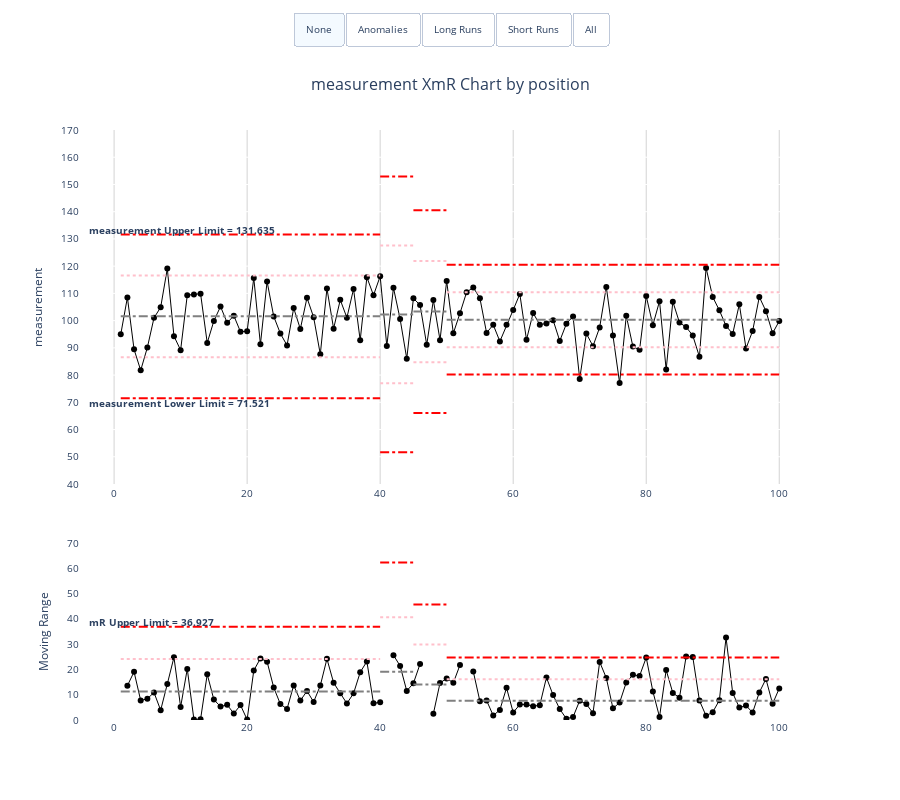

Notebook cell for this chart:
### Code cell
# Numeric example
numeric_data = pd.DataFrame({
    'position': range(1, 101),
    'measurement': np.random.normal(100, 10, 100)
})

xmr_numeric = xmr.XmR(
    data=numeric_data,
    x_ser_name='position',
    y_ser_name='measurement',
    x_type='numeric',
    chart_height=800,
    period_breaks=[40, 45, 50],
    period_end=70
)

xmr_numeric.xmr_chart

### Figure 1 — Plotly figure (JSON) as saved in the notebook; plotly's stock layout.template omitted (floating-point values rounded to 4 significant figures; data arrays with more than 128 entries replaced by an {"elided": "..."} marker saying what was removed)
{"data": [{"customdata": {"elided": "100x5 float values"}, "hovertemplate": "<b>Position:</b> %{x}<br><b>Value:</b> %{y:,.2f}<br><b>Mean:</b> %{customdata[0]:,.2f}<br><b>Is Anomaly:</b> %{customdata[2]}<br><b>Is Short Run:</b> %{customdata[3]}<br><b>Is Long Run:</b> %{customdata[4]}<br><extra></extra>", "line": {"color": "black", "width": 1}, "marker": {"color": "black", "size": 6}, "mode": "lines+markers", "name": "measurement", "type": "scatter", "x": [1, 2, 3, 4, 5, 6, 7, 8, 9, 10, 11, 12, 13, 14, 15, 16, 17, 18, 19, 20, 21, 22, 23, 24, 25, 26, 27, 28, 29, 30, 31, 32, 33, 34, 35, 36, 37, 38, 39, 40, 41, 42, 43, 44, 45, 46, 47, 48, 49, 50, 51, 52, 53, 54, 55, 56, 57, 58, 59, 60, 61, 62, 63, 64, 65, 66, 67, 68, 69, 70, 71, 72, 73, 74, 75, 76, 77, 78, 79, 80, 81, 82, 83, 84, 85, 86, 87, 88, 89, 90, 91, 92, 93, 94, 95, 96, 97, 98, 99, 100], "xaxis": "x", "y": [94.95, 108.5, 89.45, 81.74, 90.14, 101.0, 104.9, 119.1, 94.3, 89.16, 109.3, 109.6, 109.9, 91.82, 99.88, 105.2, 99.2, 101.8, 95.91, 96.07, 115.6, 91.3, 114.4, 101.5, 95.26, 90.9, 104.6, 96.92, 108.4, 101.2, 87.63, 111.8, 97.05, 107.6, 101.1, 111.6, 92.75, 115.9, 109.3, 116.3, 90.65, 112.0, 100.6, 86.01, 108.2, 105.7, 91.09, 107.5, 92.82, 114.5, 95.35, 102.7, 110.4, 112.2, 108.2, 95.48, 98.47, 92.37, 98.49, 103.9, 109.8, 92.97, 102.8, 98.49, 98.98, 100.2, 92.55, 98.83, 101.5, 78.59, 95.23, 90.63, 97.51, 112.4, 94.49, 77.07, 101.8, 90.46, 89.26, 109.0, 98.33, 107.1, 82.01, 107.0, 99.28, 97.64, 94.53, 86.72, 119.4, 108.7, 103.8, 98.06, 95.13, 106.0, 89.8, 96.19, 108.7, 103.5, 95.38, 99.85], "yaxis": "y"}, {"customdata": {"elided": "100x5 float values"}, "hovertemplate": "<b>Position:</b> %{x}<br><b>Range:</b> %{y:,.2f}<br><b>Mean:</b> %{customdata[0]:,.2f}<br><b>Is Anomaly:</b> %{customdata[2]}<br><b>Is Short Run:</b> %{customdata[3]}<br><b>Is Long Run:</b> %{customdata[4]}<br><extra></extra>", "line": {"color": "black", "width": 1}, "marker": {"color": "black", "size": 6}, "mode": "lines+markers", "name": "Moving Range", "type": "scatter", "x": [1, 2, 3, 4, 5, 6, 7, 8, 9, 10, 11, 12, 13, 14, 15, 16, 17, 18, 19, 20, 21, 22, 23, 24, 25, 26, 27, 28, 29, 30, 31, 32, 33, 34, 35, 36, 37, 38, 39, 40, 41, 42, 43, 44, 45, 46, 47, 48, 49, 50, 51, 52, 53, 54, 55, 56, 57, 58, 59, 60, 61, 62, 63, 64, 65, 66, 67, 68, 69, 70, 71, 72, 73, 74, 75, 76, 77, 78, 79, 80, 81, 82, 83, 84, 85, 86, 87, 88, 89, 90, 91, 92, 93, 94, 95, 96, 97, 98, 99, 100], "xaxis": "x2", "y": [NaN, 13.56, 19.06, 7.715, 8.402, 10.88, 3.867, 14.23, 24.82, 5.137, 20.19, 0.2435, 0.2933, 18.07, 8.063, 5.305, 5.989, 2.597, 5.887, 0.1587, 19.57, 24.34, 23.07, 12.83, 6.28, 4.357, 13.69, 7.667, 11.46, 7.152, 13.6, 24.18, 14.75, 10.57, 6.549, 10.53, 18.85, 23.17, 6.623, 6.986, NaN, 25.64, 21.39, 11.49, 14.54, 22.16, NaN, 2.455, 14.63, 16.44, 14.71, 21.72, NaN, 19.2, 7.38, 7.709, 1.765, 4.0, 12.72, 2.989, 6.098, 6.122, 5.427, 5.854, 16.81, 9.839, 4.313, 0.4869, 1.198, 7.631, 6.285, 2.715, 22.96, 16.64, 4.603, 6.878, 14.86, 17.88, 17.42, 24.71, 11.32, 1.2, 19.76, 10.69, 8.815, 25.14, 24.96, 7.687, 1.644, 3.106, 7.813, 32.63, 10.68, 4.9, 5.71, 2.937, 10.9, 16.23, 6.397, 12.51], "yaxis": "y2"}, {"marker": {"color": "red", "size": 8, "symbol": "cross"}, "mode": "markers", "texttemplate": "%{y}", "type": "scatter", "visible": false, "x": [70, 76], "xaxis": "x", "y": [78.59, 77.07], "yaxis": "y"}, {"marker": {"color": "red", "size": 8, "symbol": "cross"}, "mode": "markers", "type": "scatter", "visible": false, "x": [86, 87, 92], "xaxis": "x2", "y": [25.14, 24.96, 32.63], "yaxis": "y2"}], "layout": {"annotations": [{"font": {"size": 16}, "showarrow": false, "text": "measurement XmR Chart by position", "x": 0.5, "xanchor": "center", "xref": "paper", "y": 1.1, "yanchor": "top", "yref": "paper"}, {"font": {"size": 10}, "showarrow": false, "text": "<b>mR Upper Limit = 36.927</b>", "x": 0.01, "xanchor": "left", "xref": "paper", "y": 38.77, "yanchor": "auto", "yref": "y2"}, {"font": {"size": 10}, "showarrow": false, "text": "<b>measurement Upper Limit = 131.635</b>", "x": 0.01, "xanchor": "left", "xref": "paper", "y": 133.4, "yanchor": "auto", "yref": "y"}, {"font": {"size": 10}, "showarrow": false, "text": "<b>measurement Lower Limit = 71.521</b>", "x": 0.01, "xanchor": "left", "xref": "paper", "y": 69.72, "yanchor": "auto", "yref": "y"}], "font": {"size": 10}, "height": 800, "hovermode": "x", "plot_bgcolor": "white", "shapes": [{"line": {"color": "gray", "dash": "dashdot"}, "type": "line", "x0": 1, "x1": 40, "xref": "x", "y0": 101.6, "y1": 101.6, "yref": "y"}, {"line": {"color": "red", "dash": "dashdot"}, "type": "line", "x0": 1, "x1": 40, "xref": "x", "y0": 131.6, "y1": 131.6, "yref": "y"}, {"line": {"color": "red", "dash": "dashdot"}, "type": "line", "x0": 1, "x1": 40, "xref": "x", "y0": 71.52, "y1": 71.52, "yref": "y"}, {"line": {"color": "pink", "dash": "dot"}, "type": "line", "x0": 1, "x1": 40, "xref": "x", "y0": 116.6, "y1": 116.6, "yref": "y"}, {"line": {"color": "pink", "dash": "dot"}, "type": "line", "x0": 1, "x1": 40, "xref": "x", "y0": 86.55, "y1": 86.55, "yref": "y"}, {"line": {"color": "gray", "dash": "dashdot"}, "type": "line", "x0": 1, "x1": 40, "xref": "x", "y0": 11.3, "y1": 11.3, "yref": "y2"}, {"line": {"color": "red", "dash": "dashdot"}, "type": "line", "x0": 1, "x1": 40, "xref": "x", "y0": 36.93, "y1": 36.93, "yref": "y2"}, {"line": {"color": "pink", "dash": "dot"}, "type": "line", "x0": 1, "x1": 40, "xref": "x", "y0": 24.11, "y1": 24.11, "yref": "y2"}, {"line": {"color": "gray", "dash": "dashdot"}, "type": "line", "x0": 40, "x1": 45, "xref": "x", "y0": 102.3, "y1": 102.3, "yref": "y"}, {"line": {"color": "red", "dash": "dashdot"}, "type": "line", "x0": 40, "x1": 45, "xref": "x", "y0": 153.0, "y1": 153.0, "yref": "y"}, {"line": {"color": "red", "dash": "dashdot"}, "type": "line", "x0": 40, "x1": 45, "xref": "x", "y0": 51.62, "y1": 51.62, "yref": "y"}, {"line": {"color": "pink", "dash": "dot"}, "type": "line", "x0": 40, "x1": 45, "xref": "x", "y0": 127.6, "y1": 127.6, "yref": "y"}, {"line": {"color": "pink", "dash": "dot"}, "type": "line", "x0": 40, "x1": 45, "xref": "x", "y0": 76.96, "y1": 76.96, "yref": "y"}, {"line": {"color": "gray", "dash": "dashdot"}, "type": "line", "x0": 40, "x1": 45, "xref": "x", "y0": 19.05, "y1": 19.05, "yref": "y2"}, {"line": {"color": "red", "dash": "dashdot"}, "type": "line", "x0": 40, "x1": 45, "xref": "x", "y0": 62.24, "y1": 62.24, "yref": "y2"}, {"line": {"color": "pink", "dash": "dot"}, "type": "line", "x0": 40, "x1": 45, "xref": "x", "y0": 40.65, "y1": 40.65, "yref": "y2"}, {"line": {"color": "gray", "dash": "dashdot"}, "type": "line", "x0": 45, "x1": 50, "xref": "x", "y0": 103.3, "y1": 103.3, "yref": "y"}, {"line": {"color": "red", "dash": "dashdot"}, "type": "line", "x0": 45, "x1": 50, "xref": "x", "y0": 140.5, "y1": 140.5, "yref": "y"}, {"line": {"color": "red", "dash": "dashdot"}, "type": "line", "x0": 45, "x1": 50, "xref": "x", "y0": 66.1, "y1": 66.1, "yref": "y"}, {"line": {"color": "pink", "dash": "dot"}, "type": "line", "x0": 45, "x1": 50, "xref": "x", "y0": 121.9, "y1": 121.9, "yref": "y"}, {"line": {"color": "pink", "dash": "dot"}, "type": "line", "x0": 45, "x1": 50, "xref": "x", "y0": 84.71, "y1": 84.71, "yref": "y"}, {"line": {"color": "gray", "dash": "dashdot"}, "type": "line", "x0": 45, "x1": 50, "xref": "x", "y0": 13.99, "y1": 13.99, "yref": "y2"}, {"line": {"color": "red", "dash": "dashdot"}, "type": "line", "x0": 45, "x1": 50, "xref": "x", "y0": 45.73, "y1": 45.73, "yref": "y2"}, {"line": {"color": "pink", "dash": "dot"}, "type": "line", "x0": 45, "x1": 50, "xref": "x", "y0": 29.86, "y1": 29.86, "yref": "y2"}, {"line": {"color": "gray", "dash": "dashdot"}, "type": "line", "x0": 50, "x1": 100, "xref": "x", "y0": 100.3, "y1": 100.3, "yref": "y"}, {"line": {"color": "red", "dash": "dashdot"}, "type": "line", "x0": 50, "x1": 100, "xref": "x", "y0": 120.5, "y1": 120.5, "yref": "y"}, {"line": {"color": "red", "dash": "dashdot"}, "type": "line", "x0": 50, "x1": 100, "xref": "x", "y0": 80.18, "y1": 80.18, "yref": "y"}, {"line": {"color": "pink", "dash": "dot"}, "type": "line", "x0": 50, "x1": 100, "xref": "x", "y0": 110.4, "y1": 110.4, "yref": "y"}, {"line": {"color": "pink", "dash": "dot"}, "type": "line", "x0": 50, "x1": 100, "xref": "x", "y0": 90.25, "y1": 90.25, "yref": "y"}, {"line": {"color": "gray", "dash": "dashdot"}, "type": "line", "x0": 50, "x1": 100, "xref": "x", "y0": 7.575, "y1": 7.575, "yref": "y2"}, {"line": {"color": "red", "dash": "dashdot"}, "type": "line", "x0": 50, "x1": 100, "xref": "x", "y0": 24.75, "y1": 24.75, "yref": "y2"}, {"line": {"color": "pink", "dash": "dot"}, "type": "line", "x0": 50, "x1": 100, "xref": "x", "y0": 16.16, "y1": 16.16, "yref": "y2"}], "showlegend": false, "updatemenus": [{"active": 0, "buttons": [{"args": [{"visible": [true, true, false, false]}, {"annotations": [{"font": {"size": 16}, "showarrow": false, "text": "measurement XmR Chart by position", "x": 0.5, "xanchor": "center", "xref": "paper", "y": 1.1, "yanchor": "top", "yref": "paper"}, {"font": {"size": 10}, "showarrow": false, "text": "<b>mR Upper Limit = 36.927</b>", "x": 0.01, "xanchor": "left", "xref": "paper", "y": 38.77, "yanchor": "auto", "yref": "y2"}, {"font": {"size": 10}, "showarrow": false, "text": "<b>measurement Upper Limit = 131.635</b>", "x": 0.01, "xanchor": "left", "xref": "paper", "y": 133.4, "yanchor": "auto", "yref": "y"}, {"font": {"size": 10}, "showarrow": false, "text": "<b>measurement Lower Limit = 71.521</b>", "x": 0.01, "xanchor": "left", "xref": "paper", "y": 69.72, "yanchor": "auto", "yref": "y"}], "shapes": [{"line": {"color": "gray", "dash": "dashdot"}, "type": "line", "x0": 1, "x1": 40, "xref": "x", "y0": 101.6, "y1": 101.6, "yref": "y"}, {"line": {"color": "red", "dash": "dashdot"}, "type": "line", "x0": 1, "x1": 40, "xref": "x", "y0": 131.6, "y1": 131.6, "yref": "y"}, {"line": {"color": "red", "dash": "dashdot"}, "type": "line", "x0": 1, "x1": 40, "xref": "x", "y0": 71.52, "y1": 71.52, "yref": "y"}, {"line": {"color": "pink", "dash": "dot"}, "type": "line", "x0": 1, "x1": 40, "xref": "x", "y0": 116.6, "y1": 116.6, "yref": "y"}, {"line": {"color": "pink", "dash": "dot"}, "type": "line", "x0": 1, "x1": 40, "xref": "x", "y0": 86.55, "y1": 86.55, "yref": "y"}, {"line": {"color": "gray", "dash": "dashdot"}, "type": "line", "x0": 1, "x1": 40, "xref": "x", "y0": 11.3, "y1": 11.3, "yref": "y2"}, {"line": {"color": "red", "dash": "dashdot"}, "type": "line", "x0": 1, "x1": 40, "xref": "x", "y0": 36.93, "y1": 36.93, "yref": "y2"}, {"line": {"color": "pink", "dash": "dot"}, "type": "line", "x0": 1, "x1": 40, "xref": "x", "y0": 24.11, "y1": 24.11, "yref": "y2"}, {"line": {"color": "gray", "dash": "dashdot"}, "type": "line", "x0": 40, "x1": 45, "xref": "x", "y0": 102.3, "y1": 102.3, "yref": "y"}, {"line": {"color": "red", "dash": "dashdot"}, "type": "line", "x0": 40, "x1": 45, "xref": "x", "y0": 153.0, "y1": 153.0, "yref": "y"}, {"line": {"color": "red", "dash": "dashdot"}, "type": "line", "x0": 40, "x1": 45, "xref": "x", "y0": 51.62, "y1": 51.62, "yref": "y"}, {"line": {"color": "pink", "dash": "dot"}, "type": "line", "x0": 40, "x1": 45, "xref": "x", "y0": 127.6, "y1": 127.6, "yref": "y"}, {"line": {"color": "pink", "dash": "dot"}, "type": "line", "x0": 40, "x1": 45, "xref": "x", "y0": 76.96, "y1": 76.96, "yref": "y"}, {"line": {"color": "gray", "dash": "dashdot"}, "type": "line", "x0": 40, "x1": 45, "xref": "x", "y0": 19.05, "y1": 19.05, "yref": "y2"}, {"line": {"color": "red", "dash": "dashdot"}, "type": "line", "x0": 40, "x1": 45, "xref": "x", "y0": 62.24, "y1": 62.24, "yref": "y2"}, {"line": {"color": "pink", "dash": "dot"}, "type": "line", "x0": 40, "x1": 45, "xref": "x", "y0": 40.65, "y1": 40.65, "yref": "y2"}, {"line": {"color": "gray", "dash": "dashdot"}, "type": "line", "x0": 45, "x1": 50, "xref": "x", "y0": 103.3, "y1": 103.3, "yref": "y"}, {"line": {"color": "red", "dash": "dashdot"}, "type": "line", "x0": 45, "x1": 50, "xref": "x", "y0": 140.5, "y1": 140.5, "yref": "y"}, {"line": {"color": "red", "dash": "dashdot"}, "type": "line", "x0": 45, "x1": 50, "xref": "x", "y0": 66.1, "y1": 66.1, "yref": "y"}, {"line": {"color": "pink", "dash": "dot"}, "type": "line", "x0": 45, "x1": 50, "xref": "x", "y0": 121.9, "y1": 121.9, "yref": "y"}, {"line": {"color": "pink", "dash": "dot"}, "type": "line", "x0": 45, "x1": 50, "xref": "x", "y0": 84.71, "y1": 84.71, "yref": "y"}, {"line": {"color": "gray", "dash": "dashdot"}, "type": "line", "x0": 45, "x1": 50, "xref": "x", "y0": 13.99, "y1": 13.99, "yref": "y2"}, {"line": {"color": "red", "dash": "dashdot"}, "type": "line", "x0": 45, "x1": 50, "xref": "x", "y0": 45.73, "y1": 45.73, "yref": "y2"}, {"line": {"color": "pink", "dash": "dot"}, "type": "line", "x0": 45, "x1": 50, "xref": "x", "y0": 29.86, "y1": 29.86, "yref": "y2"}, {"line": {"color": "gray", "dash": "dashdot"}, "type": "line", "x0": 50, "x1": 100, "xref": "x", "y0": 100.3, "y1": 100.3, "yref": "y"}, {"line": {"color": "red", "dash": "dashdot"}, "type": "line", "x0": 50, "x1": 100, "xref": "x", "y0": 120.5, "y1": 120.5, "yref": "y"}, {"line": {"color": "red", "dash": "dashdot"}, "type": "line", "x0": 50, "x1": 100, "xref": "x", "y0": 80.18, "y1": 80.18, "yref": "y"}, {"line": {"color": "pink", "dash": "dot"}, "type": "line", "x0": 50, "x1": 100, "xref": "x", "y0": 110.4, "y1": 110.4, "yref": "y"}, {"line": {"color": "pink", "dash": "dot"}, "type": "line", "x0": 50, "x1": 100, "xref": "x", "y0": 90.25, "y1": 90.25, "yref": "y"}, {"line": {"color": "gray", "dash": "dashdot"}, "type": "line", "x0": 50, "x1": 100, "xref": "x", "y0": 7.575, "y1": 7.575, "yref": "y2"}, {"line": {"color": "red", "dash": "dashdot"}, "type": "line", "x0": 50, "x1": 100, "xref": "x", "y0": 24.75, "y1": 24.75, "yref": "y2"}, {"line": {"color": "pink", "dash": "dot"}, "type": "line", "x0": 50, "x1": 100, "xref": "x", "y0": 16.16, "y1": 16.16, "yref": "y2"}]}], "label": "None", "method": "update"}, {"args": [{"visible": [true, true, true, true]}, {"annotations": [{"font": {"size": 16}, "showarrow": false, "text": "measurement XmR Chart by position", "x": 0.5, "xanchor": "center", "xref": "paper", "y": 1.1, "yanchor": "top", "yref": "paper"}, {"font": {"size": 10}, "showarrow": false, "text": "<b>mR Upper Limit = 36.927</b>", "x": 0.01, "xanchor": "left", "xref": "paper", "y": 38.77, "yanchor": "auto", "yref": "y2"}, {"font": {"size": 10}, "showarrow": false, "text": "<b>measurement Upper Limit = 131.635</b>", "x": 0.01, "xanchor": "left", "xref": "paper", "y": 133.4, "yanchor": "auto", "yref": "y"}, {"font": {"size": 10}, "showarrow": false, "text": "<b>measurement Lower Limit = 71.521</b>", "x": 0.01, "xanchor": "left", "xref": "paper", "y": 69.72, "yanchor": "auto", "yref": "y"}], "shapes": [{"line": {"color": "gray", "dash": "dashdot"}, "type": "line", "x0": 1, "x1": 40, "xref": "x", "y0": 101.6, "y1": 101.6, "yref": "y"}, {"line": {"color": "red", "dash": "dashdot"}, "type": "line", "x0": 1, "x1": 40, "xref": "x", "y0": 131.6, "y1": 131.6, "yref": "y"}, {"line": {"color": "red", "dash": "dashdot"}, "type": "line", "x0": 1, "x1": 40, "xref": "x", "y0": 71.52, "y1": 71.52, "yref": "y"}, {"line": {"color": "pink", "dash": "dot"}, "type": "line", "x0": 1, "x1": 40, "xref": "x", "y0": 116.6, "y1": 116.6, "yref": "y"}, {"line": {"color": "pink", "dash": "dot"}, "type": "line", "x0": 1, "x1": 40, "xref": "x", "y0": 86.55, "y1": 86.55, "yref": "y"}, {"line": {"color": "gray", "dash": "dashdot"}, "type": "line", "x0": 1, "x1": 40, "xref": "x", "y0": 11.3, "y1": 11.3, "yref": "y2"}, {"line": {"color": "red", "dash": "dashdot"}, "type": "line", "x0": 1, "x1": 40, "xref": "x", "y0": 36.93, "y1": 36.93, "yref": "y2"}, {"line": {"color": "pink", "dash": "dot"}, "type": "line", "x0": 1, "x1": 40, "xref": "x", "y0": 24.11, "y1": 24.11, "yref": "y2"}, {"line": {"color": "gray", "dash": "dashdot"}, "type": "line", "x0": 40, "x1": 45, "xref": "x", "y0": 102.3, "y1": 102.3, "yref": "y"}, {"line": {"color": "red", "dash": "dashdot"}, "type": "line", "x0": 40, "x1": 45, "xref": "x", "y0": 153.0, "y1": 153.0, "yref": "y"}, {"line": {"color": "red", "dash": "dashdot"}, "type": "line", "x0": 40, "x1": 45, "xref": "x", "y0": 51.62, "y1": 51.62, "yref": "y"}, {"line": {"color": "pink", "dash": "dot"}, "type": "line", "x0": 40, "x1": 45, "xref": "x", "y0": 127.6, "y1": 127.6, "yref": "y"}, {"line": {"color": "pink", "dash": "dot"}, "type": "line", "x0": 40, "x1": 45, "xref": "x", "y0": 76.96, "y1": 76.96, "yref": "y"}, {"line": {"color": "gray", "dash": "dashdot"}, "type": "line", "x0": 40, "x1": 45, "xref": "x", "y0": 19.05, "y1": 19.05, "yref": "y2"}, {"line": {"color": "red", "dash": "dashdot"}, "type": "line", "x0": 40, "x1": 45, "xref": "x", "y0": 62.24, "y1": 62.24, "yref": "y2"}, {"line": {"color": "pink", "dash": "dot"}, "type": "line", "x0": 40, "x1": 45, "xref": "x", "y0": 40.65, "y1": 40.65, "yref": "y2"}, {"line": {"color": "gray", "dash": "dashdot"}, "type": "line", "x0": 45, "x1": 50, "xref": "x", "y0": 103.3, "y1": 103.3, "yref": "y"}, {"line": {"color": "red", "dash": "dashdot"}, "type": "line", "x0": 45, "x1": 50, "xref": "x", "y0": 140.5, "y1": 140.5, "yref": "y"}, {"line": {"color": "red", "dash": "dashdot"}, "type": "line", "x0": 45, "x1": 50, "xref": "x", "y0": 66.1, "y1": 66.1, "yref": "y"}, {"line": {"color": "pink", "dash": "dot"}, "type": "line", "x0": 45, "x1": 50, "xref": "x", "y0": 121.9, "y1": 121.9, "yref": "y"}, {"line": {"color": "pink", "dash": "dot"}, "type": "line", "x0": 45, "x1": 50, "xref": "x", "y0": 84.71, "y1": 84.71, "yref": "y"}, {"line": {"color": "gray", "dash": "dashdot"}, "type": "line", "x0": 45, "x1": 50, "xref": "x", "y0": 13.99, "y1": 13.99, "yref": "y2"}, {"line": {"color": "red", "dash": "dashdot"}, "type": "line", "x0": 45, "x1": 50, "xref": "x", "y0": 45.73, "y1": 45.73, "yref": "y2"}, {"line": {"color": "pink", "dash": "dot"}, "type": "line", "x0": 45, "x1": 50, "xref": "x", "y0": 29.86, "y1": 29.86, "yref": "y2"}, {"line": {"color": "gray", "dash": "dashdot"}, "type": "line", "x0": 50, "x1": 100, "xref": "x", "y0": 100.3, "y1": 100.3, "yref": "y"}, {"line": {"color": "red", "dash": "dashdot"}, "type": "line", "x0": 50, "x1": 100, "xref": "x", "y0": 120.5, "y1": 120.5, "yref": "y"}, {"line": {"color": "red", "dash": "dashdot"}, "type": "line", "x0": 50, "x1": 100, "xref": "x", "y0": 80.18, "y1": 80.18, "yref": "y"}, {"line": {"color": "pink", "dash": "dot"}, "type": "line", "x0": 50, "x1": 100, "xref": "x", "y0": 110.4, "y1": 110.4, "yref": "y"}, {"line": {"color": "pink", "dash": "dot"}, "type": "line", "x0": 50, "x1": 100, "xref": "x", "y0": 90.25, "y1": 90.25, "yref": "y"}, {"line": {"color": "gray", "dash": "dashdot"}, "type": "line", "x0": 50, "x1": 100, "xref": "x", "y0": 7.575, "y1": 7.575, "yref": "y2"}, {"line": {"color": "red", "dash": "dashdot"}, "type": "line", "x0": 50, "x1": 100, "xref": "x", "y0": 24.75, "y1": 24.75, "yref": "y2"}, {"line": {"color": "pink", "dash": "dot"}, "type": "line", "x0": 50, "x1": 100, "xref": "x", "y0": 16.16, "y1": 16.16, "yref": "y2"}]}], "label": "Anomalies", "method": "update"}, {"args": [{"visible": [true, true, false, false]}, {"annotations": [{"font": {"size": 16}, "showarrow": false, "text": "measurement XmR Chart by position", "x": 0.5, "xanchor": "center", "xref": "paper", "y": 1.1, "yanchor": "top", "yref": "paper"}, {"font": {"size": 10}, "showarrow": false, "text": "<b>mR Upper Limit = 36.927</b>", "x": 0.01, "xanchor": "left", "xref": "paper", "y": 38.77, "yanchor": "auto", "yref": "y2"}, {"font": {"size": 10}, "showarrow": false, "text": "<b>measurement Upper Limit = 131.635</b>", "x": 0.01, "xanchor": "left", "xref": "paper", "y": 133.4, "yanchor": "auto", "yref": "y"}, {"font": {"size": 10}, "showarrow": false, "text": "<b>measurement Lower Limit = 71.521</b>", "x": 0.01, "xanchor": "left", "xref": "paper", "y": 69.72, "yanchor": "auto", "yref": "y"}], "shapes": [{"line": {"color": "gray", "dash": "dashdot"}, "type": "line", "x0": 1, "x1": 40, "xref": "x", "y0": 101.6, "y1": 101.6, "yref": "y"}, {"line": {"color": "red", "dash": "dashdot"}, "type": "line", "x0": 1, "x1": 40, "xref": "x", "y0": 131.6, "y1": 131.6, "yref": "y"}, {"line": {"color": "red", "dash": "dashdot"}, "type": "line", "x0": 1, "x1": 40, "xref": "x", "y0": 71.52, "y1": 71.52, "yref": "y"}, {"line": {"color": "pink", "dash": "dot"}, "type": "line", "x0": 1, "x1": 40, "xref": "x", "y0": 116.6, "y1": 116.6, "yref": "y"}, {"line": {"color": "pink", "dash": "dot"}, "type": "line", "x0": 1, "x1": 40, "xref": "x", "y0": 86.55, "y1": 86.55, "yref": "y"}, {"line": {"color": "gray", "dash": "dashdot"}, "type": "line", "x0": 1, "x1": 40, "xref": "x", "y0": 11.3, "y1": 11.3, "yref": "y2"}, {"line": {"color": "red", "dash": "dashdot"}, "type": "line", "x0": 1, "x1": 40, "xref": "x", "y0": 36.93, "y1": 36.93, "yref": "y2"}, {"line": {"color": "pink", "dash": "dot"}, "type": "line", "x0": 1, "x1": 40, "xref": "x", "y0": 24.11, "y1": 24.11, "yref": "y2"}, {"line": {"color": "gray", "dash": "dashdot"}, "type": "line", "x0": 40, "x1": 45, "xref": "x", "y0": 102.3, "y1": 102.3, "yref": "y"}, {"line": {"color": "red", "dash": "dashdot"}, "type": "line", "x0": 40, "x1": 45, "xref": "x", "y0": 153.0, "y1": 153.0, "yref": "y"}, {"line": {"color": "red", "dash": "dashdot"}, "type": "line", "x0": 40, "x1": 45, "xref": "x", "y0": 51.62, "y1": 51.62, "yref": "y"}, {"line": {"color": "pink", "dash": "dot"}, "type": "line", "x0": 40, "x1": 45, "xref": "x", "y0": 127.6, "y1": 127.6, "yref": "y"}, {"line": {"color": "pink", "dash": "dot"}, "type": "line", "x0": 40, "x1": 45, "xref": "x", "y0": 76.96, "y1": 76.96, "yref": "y"}, {"line": {"color": "gray", "dash": "dashdot"}, "type": "line", "x0": 40, "x1": 45, "xref": "x", "y0": 19.05, "y1": 19.05, "yref": "y2"}, {"line": {"color": "red", "dash": "dashdot"}, "type": "line", "x0": 40, "x1": 45, "xref": "x", "y0": 62.24, "y1": 62.24, "yref": "y2"}, {"line": {"color": "pink", "dash": "dot"}, "type": "line", "x0": 40, "x1": 45, "xref": "x", "y0": 40.65, "y1": 40.65, "yref": "y2"}, {"line": {"color": "gray", "dash": "dashdot"}, "type": "line", "x0": 45, "x1": 50, "xref": "x", "y0": 103.3, "y1": 103.3, "yref": "y"}, {"line": {"color": "red", "dash": "dashdot"}, "type": "line", "x0": 45, "x1": 50, "xref": "x", "y0": 140.5, "y1": 140.5, "yref": "y"}, {"line": {"color": "red", "dash": "dashdot"}, "type": "line", "x0": 45, "x1": 50, "xref": "x", "y0": 66.1, "y1": 66.1, "yref": "y"}, {"line": {"color": "pink", "dash": "dot"}, "type": "line", "x0": 45, "x1": 50, "xref": "x", "y0": 121.9, "y1": 121.9, "yref": "y"}, {"line": {"color": "pink", "dash": "dot"}, "type": "line", "x0": 45, "x1": 50, "xref": "x", "y0": 84.71, "y1": 84.71, "yref": "y"}, {"line": {"color": "gray", "dash": "dashdot"}, "type": "line", "x0": 45, "x1": 50, "xref": "x", "y0": 13.99, "y1": 13.99, "yref": "y2"}, {"line": {"color": "red", "dash": "dashdot"}, "type": "line", "x0": 45, "x1": 50, "xref": "x", "y0": 45.73, "y1": 45.73, "yref": "y2"}, {"line": {"color": "pink", "dash": "dot"}, "type": "line", "x0": 45, "x1": 50, "xref": "x", "y0": 29.86, "y1": 29.86, "yref": "y2"}, {"line": {"color": "gray", "dash": "dashdot"}, "type": "line", "x0": 50, "x1": 100, "xref": "x", "y0": 100.3, "y1": 100.3, "yref": "y"}, {"line": {"color": "red", "dash": "dashdot"}, "type": "line", "x0": 50, "x1": 100, "xref": "x", "y0": 120.5, "y1": 120.5, "yref": "y"}, {"line": {"color": "red", "dash": "dashdot"}, "type": "line", "x0": 50, "x1": 100, "xref": "x", "y0": 80.18, "y1": 80.18, "yref": "y"}, {"line": {"color": "pink", "dash": "dot"}, "type": "line", "x0": 50, "x1": 100, "xref": "x", "y0": 110.4, "y1": 110.4, "yref": "y"}, {"line": {"color": "pink", "dash": "dot"}, "type": "line", "x0": 50, "x1": 100, "xref": "x", "y0": 90.25, "y1": 90.25, "yref": "y"}, {"line": {"color": "gray", "dash": "dashdot"}, "type": "line", "x0": 50, "x1": 100, "xref": "x", "y0": 7.575, "y1": 7.575, "yref": "y2"}, {"line": {"color": "red", "dash": "dashdot"}, "type": "line", "x0": 50, "x1": 100, "xref": "x", "y0": 24.75, "y1": 24.75, "yref": "y2"}, {"line": {"color": "pink", "dash": "dot"}, "type": "line", "x0": 50, "x1": 100, "xref": "x", "y0": 16.16, "y1": 16.16, "yref": "y2"}]}], "label": "Long Runs", "method": "update"}, {"args": [{"visible": [true, true, false, false]}, {"annotations": [{"font": {"size": 16}, "showarrow": false, "text": "measurement XmR Chart by position", "x": 0.5, "xanchor": "center", "xref": "paper", "y": 1.1, "yanchor": "top", "yref": "paper"}, {"font": {"size": 10}, "showarrow": false, "text": "<b>mR Upper Limit = 36.927</b>", "x": 0.01, "xanchor": "left", "xref": "paper", "y": 38.77, "yanchor": "auto", "yref": "y2"}, {"font": {"size": 10}, "showarrow": false, "text": "<b>measurement Upper Limit = 131.635</b>", "x": 0.01, "xanchor": "left", "xref": "paper", "y": 133.4, "yanchor": "auto", "yref": "y"}, {"font": {"size": 10}, "showarrow": false, "text": "<b>measurement Lower Limit = 71.521</b>", "x": 0.01, "xanchor": "left", "xref": "paper", "y": 69.72, "yanchor": "auto", "yref": "y"}], "shapes": [{"line": {"color": "gray", "dash": "dashdot"}, "type": "line", "x0": 1, "x1": 40, "xref": "x", "y0": 101.6, "y1": 101.6, "yref": "y"}, {"line": {"color": "red", "dash": "dashdot"}, "type": "line", "x0": 1, "x1": 40, "xref": "x", "y0": 131.6, "y1": 131.6, "yref": "y"}, {"line": {"color": "red", "dash": "dashdot"}, "type": "line", "x0": 1, "x1": 40, "xref": "x", "y0": 71.52, "y1": 71.52, "yref": "y"}, {"line": {"color": "pink", "dash": "dot"}, "type": "line", "x0": 1, "x1": 40, "xref": "x", "y0": 116.6, "y1": 116.6, "yref": "y"}, {"line": {"color": "pink", "dash": "dot"}, "type": "line", "x0": 1, "x1": 40, "xref": "x", "y0": 86.55, "y1": 86.55, "yref": "y"}, {"line": {"color": "gray", "dash": "dashdot"}, "type": "line", "x0": 1, "x1": 40, "xref": "x", "y0": 11.3, "y1": 11.3, "yref": "y2"}, {"line": {"color": "red", "dash": "dashdot"}, "type": "line", "x0": 1, "x1": 40, "xref": "x", "y0": 36.93, "y1": 36.93, "yref": "y2"}, {"line": {"color": "pink", "dash": "dot"}, "type": "line", "x0": 1, "x1": 40, "xref": "x", "y0": 24.11, "y1": 24.11, "yref": "y2"}, {"line": {"color": "gray", "dash": "dashdot"}, "type": "line", "x0": 40, "x1": 45, "xref": "x", "y0": 102.3, "y1": 102.3, "yref": "y"}, {"line": {"color": "red", "dash": "dashdot"}, "type": "line", "x0": 40, "x1": 45, "xref": "x", "y0": 153.0, "y1": 153.0, "yref": "y"}, {"line": {"color": "red", "dash": "dashdot"}, "type": "line", "x0": 40, "x1": 45, "xref": "x", "y0": 51.62, "y1": 51.62, "yref": "y"}, {"line": {"color": "pink", "dash": "dot"}, "type": "line", "x0": 40, "x1": 45, "xref": "x", "y0": 127.6, "y1": 127.6, "yref": "y"}, {"line": {"color": "pink", "dash": "dot"}, "type": "line", "x0": 40, "x1": 45, "xref": "x", "y0": 76.96, "y1": 76.96, "yref": "y"}, {"line": {"color": "gray", "dash": "dashdot"}, "type": "line", "x0": 40, "x1": 45, "xref": "x", "y0": 19.05, "y1": 19.05, "yref": "y2"}, {"line": {"color": "red", "dash": "dashdot"}, "type": "line", "x0": 40, "x1": 45, "xref": "x", "y0": 62.24, "y1": 62.24, "yref": "y2"}, {"line": {"color": "pink", "dash": "dot"}, "type": "line", "x0": 40, "x1": 45, "xref": "x", "y0": 40.65, "y1": 40.65, "yref": "y2"}, {"line": {"color": "gray", "dash": "dashdot"}, "type": "line", "x0": 45, "x1": 50, "xref": "x", "y0": 103.3, "y1": 103.3, "yref": "y"}, {"line": {"color": "red", "dash": "dashdot"}, "type": "line", "x0": 45, "x1": 50, "xref": "x", "y0": 140.5, "y1": 140.5, "yref": "y"}, {"line": {"color": "red", "dash": "dashdot"}, "type": "line", "x0": 45, "x1": 50, "xref": "x", "y0": 66.1, "y1": 66.1, "yref": "y"}, {"line": {"color": "pink", "dash": "dot"}, "type": "line", "x0": 45, "x1": 50, "xref": "x", "y0": 121.9, "y1": 121.9, "yref": "y"}, {"line": {"color": "pink", "dash": "dot"}, "type": "line", "x0": 45, "x1": 50, "xref": "x", "y0": 84.71, "y1": 84.71, "yref": "y"}, {"line": {"color": "gray", "dash": "dashdot"}, "type": "line", "x0": 45, "x1": 50, "xref": "x", "y0": 13.99, "y1": 13.99, "yref": "y2"}, {"line": {"color": "red", "dash": "dashdot"}, "type": "line", "x0": 45, "x1": 50, "xref": "x", "y0": 45.73, "y1": 45.73, "yref": "y2"}, {"line": {"color": "pink", "dash": "dot"}, "type": "line", "x0": 45, "x1": 50, "xref": "x", "y0": 29.86, "y1": 29.86, "yref": "y2"}, {"line": {"color": "gray", "dash": "dashdot"}, "type": "line", "x0": 50, "x1": 100, "xref": "x", "y0": 100.3, "y1": 100.3, "yref": "y"}, {"line": {"color": "red", "dash": "dashdot"}, "type": "line", "x0": 50, "x1": 100, "xref": "x", "y0": 120.5, "y1": 120.5, "yref": "y"}, {"line": {"color": "red", "dash": "dashdot"}, "type": "line", "x0": 50, "x1": 100, "xref": "x", "y0": 80.18, "y1": 80.18, "yref": "y"}, {"line": {"color": "pink", "dash": "dot"}, "type": "line", "x0": 50, "x1": 100, "xref": "x", "y0": 110.4, "y1": 110.4, "yref": "y"}, {"line": {"color": "pink", "dash": "dot"}, "type": "line", "x0": 50, "x1": 100, "xref": "x", "y0": 90.25, "y1": 90.25, "yref": "y"}, {"line": {"color": "gray", "dash": "dashdot"}, "type": "line", "x0": 50, "x1": 100, "xref": "x", "y0": 7.575, "y1": 7.575, "yref": "y2"}, {"line": {"color": "red", "dash": "dashdot"}, "type": "line", "x0": 50, "x1": 100, "xref": "x", "y0": 24.75, "y1": 24.75, "yref": "y2"}, {"line": {"color": "pink", "dash": "dot"}, "type": "line", "x0": 50, "x1": 100, "xref": "x", "y0": 16.16, "y1": 16.16, "yref": "y2"}]}], "label": "Short Runs", "method": "update"}, {"args": [{"visible": [true, true, true, true]}, {"annotations": [{"font": {"size": 16}, "showarrow": false, "text": "measurement XmR Chart by position", "x": 0.5, "xanchor": "center", "xref": "paper", "y": 1.1, "yanchor": "top", "yref": "paper"}, {"font": {"size": 10}, "showarrow": false, "text": "<b>mR Upper Limit = 36.927</b>", "x": 0.01, "xanchor": "left", "xref": "paper", "y": 38.77, "yanchor": "auto", "yref": "y2"}, {"font": {"size": 10}, "showarrow": false, "text": "<b>measurement Upper Limit = 131.635</b>", "x": 0.01, "xanchor": "left", "xref": "paper", "y": 133.4, "yanchor": "auto", "yref": "y"}, {"font": {"size": 10}, "showarrow": false, "text": "<b>measurement Lower Limit = 71.521</b>", "x": 0.01, "xanchor": "left", "xref": "paper", "y": 69.72, "yanchor": "auto", "yref": "y"}], "shapes": [{"line": {"color": "gray", "dash": "dashdot"}, "type": "line", "x0": 1, "x1": 40, "xref": "x", "y0": 101.6, "y1": 101.6, "yref": "y"}, {"line": {"color": "red", "dash": "dashdot"}, "type": "line", "x0": 1, "x1": 40, "xref": "x", "y0": 131.6, "y1": 131.6, "yref": "y"}, {"line": {"color": "red", "dash": "dashdot"}, "type": "line", "x0": 1, "x1": 40, "xref": "x", "y0": 71.52, "y1": 71.52, "yref": "y"}, {"line": {"color": "pink", "dash": "dot"}, "type": "line", "x0": 1, "x1": 40, "xref": "x", "y0": 116.6, "y1": 116.6, "yref": "y"}, {"line": {"color": "pink", "dash": "dot"}, "type": "line", "x0": 1, "x1": 40, "xref": "x", "y0": 86.55, "y1": 86.55, "yref": "y"}, {"line": {"color": "gray", "dash": "dashdot"}, "type": "line", "x0": 1, "x1": 40, "xref": "x", "y0": 11.3, "y1": 11.3, "yref": "y2"}, {"line": {"color": "red", "dash": "dashdot"}, "type": "line", "x0": 1, "x1": 40, "xref": "x", "y0": 36.93, "y1": 36.93, "yref": "y2"}, {"line": {"color": "pink", "dash": "dot"}, "type": "line", "x0": 1, "x1": 40, "xref": "x", "y0": 24.11, "y1": 24.11, "yref": "y2"}, {"line": {"color": "gray", "dash": "dashdot"}, "type": "line", "x0": 40, "x1": 45, "xref": "x", "y0": 102.3, "y1": 102.3, "yref": "y"}, {"line": {"color": "red", "dash": "dashdot"}, "type": "line", "x0": 40, "x1": 45, "xref": "x", "y0": 153.0, "y1": 153.0, "yref": "y"}, {"line": {"color": "red", "dash": "dashdot"}, "type": "line", "x0": 40, "x1": 45, "xref": "x", "y0": 51.62, "y1": 51.62, "yref": "y"}, {"line": {"color": "pink", "dash": "dot"}, "type": "line", "x0": 40, "x1": 45, "xref": "x", "y0": 127.6, "y1": 127.6, "yref": "y"}, {"line": {"color": "pink", "dash": "dot"}, "type": "line", "x0": 40, "x1": 45, "xref": "x", "y0": 76.96, "y1": 76.96, "yref": "y"}, {"line": {"color": "gray", "dash": "dashdot"}, "type": "line", "x0": 40, "x1": 45, "xref": "x", "y0": 19.05, "y1": 19.05, "yref": "y2"}, {"line": {"color": "red", "dash": "dashdot"}, "type": "line", "x0": 40, "x1": 45, "xref": "x", "y0": 62.24, "y1": 62.24, "yref": "y2"}, {"line": {"color": "pink", "dash": "dot"}, "type": "line", "x0": 40, "x1": 45, "xref": "x", "y0": 40.65, "y1": 40.65, "yref": "y2"}, {"line": {"color": "gray", "dash": "dashdot"}, "type": "line", "x0": 45, "x1": 50, "xref": "x", "y0": 103.3, "y1": 103.3, "yref": "y"}, {"line": {"color": "red", "dash": "dashdot"}, "type": "line", "x0": 45, "x1": 50, "xref": "x", "y0": 140.5, "y1": 140.5, "yref": "y"}, {"line": {"color": "red", "dash": "dashdot"}, "type": "line", "x0": 45, "x1": 50, "xref": "x", "y0": 66.1, "y1": 66.1, "yref": "y"}, {"line": {"color": "pink", "dash": "dot"}, "type": "line", "x0": 45, "x1": 50, "xref": "x", "y0": 121.9, "y1": 121.9, "yref": "y"}, {"line": {"color": "pink", "dash": "dot"}, "type": "line", "x0": 45, "x1": 50, "xref": "x", "y0": 84.71, "y1": 84.71, "yref": "y"}, {"line": {"color": "gray", "dash": "dashdot"}, "type": "line", "x0": 45, "x1": 50, "xref": "x", "y0": 13.99, "y1": 13.99, "yref": "y2"}, {"line": {"color": "red", "dash": "dashdot"}, "type": "line", "x0": 45, "x1": 50, "xref": "x", "y0": 45.73, "y1": 45.73, "yref": "y2"}, {"line": {"color": "pink", "dash": "dot"}, "type": "line", "x0": 45, "x1": 50, "xref": "x", "y0": 29.86, "y1": 29.86, "yref": "y2"}, {"line": {"color": "gray", "dash": "dashdot"}, "type": "line", "x0": 50, "x1": 100, "xref": "x", "y0": 100.3, "y1": 100.3, "yref": "y"}, {"line": {"color": "red", "dash": "dashdot"}, "type": "line", "x0": 50, "x1": 100, "xref": "x", "y0": 120.5, "y1": 120.5, "yref": "y"}, {"line": {"color": "red", "dash": "dashdot"}, "type": "line", "x0": 50, "x1": 100, "xref": "x", "y0": 80.18, "y1": 80.18, "yref": "y"}, {"line": {"color": "pink", "dash": "dot"}, "type": "line", "x0": 50, "x1": 100, "xref": "x", "y0": 110.4, "y1": 110.4, "yref": "y"}, {"line": {"color": "pink", "dash": "dot"}, "type": "line", "x0": 50, "x1": 100, "xref": "x", "y0": 90.25, "y1": 90.25, "yref": "y"}, {"line": {"color": "gray", "dash": "dashdot"}, "type": "line", "x0": 50, "x1": 100, "xref": "x", "y0": 7.575, "y1": 7.575, "yref": "y2"}, {"line": {"color": "red", "dash": "dashdot"}, "type": "line", "x0": 50, "x1": 100, "xref": "x", "y0": 24.75, "y1": 24.75, "yref": "y2"}, {"line": {"color": "pink", "dash": "dot"}, "type": "line", "x0": 50, "x1": 100, "xref": "x", "y0": 16.16, "y1": 16.16, "yref": "y2"}]}], "label": "All", "method": "update"}], "direction": "right", "type": "buttons", "x": 0.5, "xanchor": "center", "y": 1.2}], "xaxis": {"anchor": "y", "automargin": true, "domain": [0, 1], "gridcolor": "lightgray", "showgrid": true, "showline": true, "showspikes": true, "showticklabels": true, "spikemode": "across+toaxis", "spikesnap": "cursor", "tickangle": 0, "tickformat": "d", "ticklabelmode": "period", "type": "linear", "zeroline": false}, "xaxis2": {"anchor": "y2", "domain": [0, 1], "matches": "x"}, "yaxis": {"anchor": "x", "domain": [0.4, 1], "dtick": 10, "range": [40, 170], "tickformat": "0", "title": {"text": "measurement"}}, "yaxis2": {"anchor": "x2", "domain": [0, 0.3], "dtick": 10, "range": [0, 70], "tickformat": "0", "title": {"text": "Moving Range"}}}}
